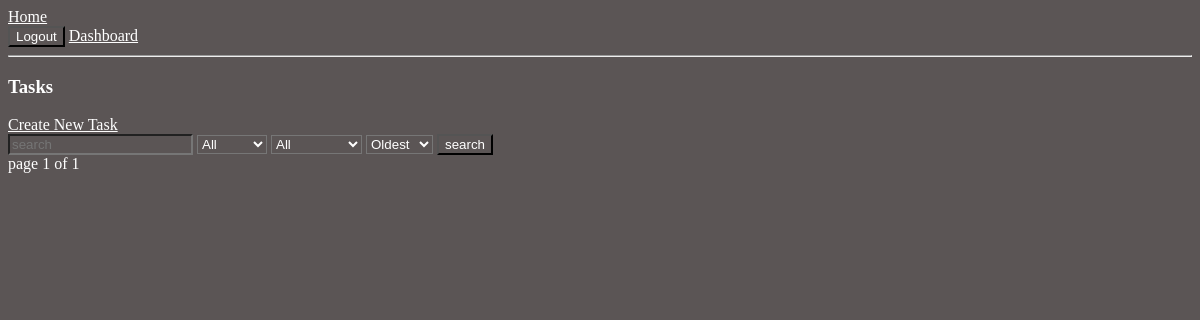
/tasks/ (signed in), run on an earlier commit of the app's database.
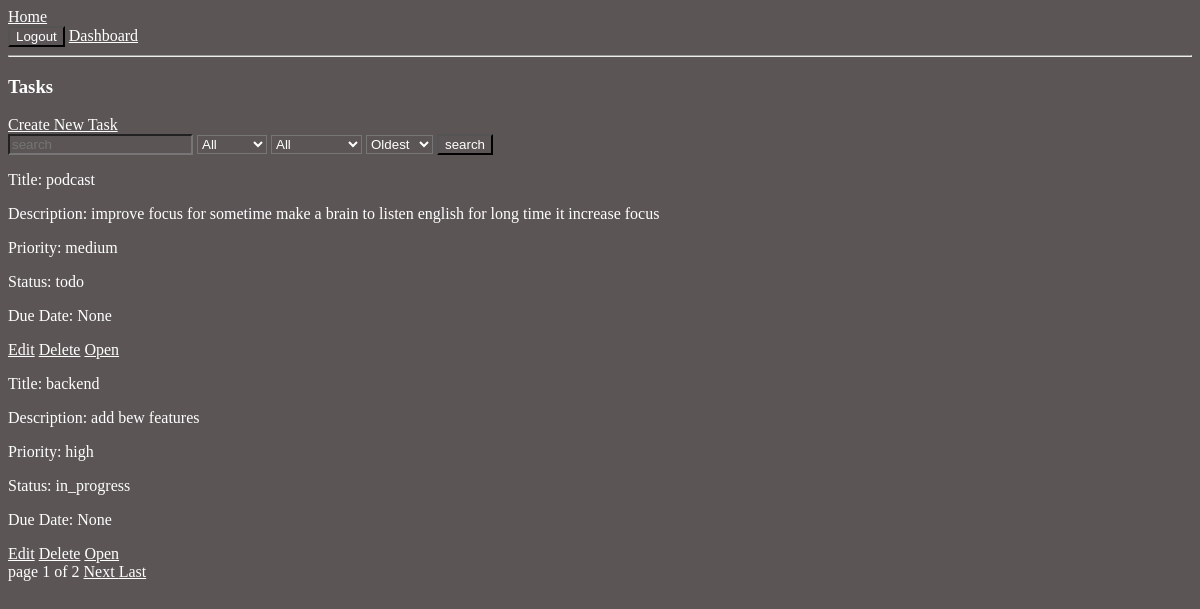
And on a later commit of the database.
### apps/tasks/models.py (models this page shows, shortened)
class Tasks(models.Model):
    PRIORITY_CHOICES = [
        ("low","Low"),
        ("medium", "Medium"),
        ("high", "High"),
    ]
    STATUS_CHOICES= [
        ('todo',"To Do"),
        ('in_progress','In Progress'),
        ('completed',"Completed"),
    ]
    user = models.ForeignKey(settings.AUTH_USER_MODEL, on_delete=models.CASCADE, related_name='tasks')
    title = models.CharField(max_length=220)
    description = models.CharField(blank=True)
    priority = models.CharField(max_length=20, choices=PRIORITY_CHOICES, default='medium')
    status = models.CharField(max_length=20, choices=STATUS_CHOICES, default='todo')
    due_date = models.DateField(null=True, blank=True)
    created_at = models.DateTimeField(auto_now_add=True)
    updated_at = models.DateTimeField(auto_now=True)
    class Meta:
        ordering = ['-created_at']

### apps/tasks/views.py (the view)
# urls.py: path('',TaskListView.as_view(), name='task_list'),
class TaskListView(LoginRequiredMixin,ListView):
    model = Tasks
    template_name = 'tasks/task_list.html'
    context_object_name = 'tasks'
    paginate_by = 2
    def get_queryset(self):
        queryset = Tasks.objects.filter(
            user = self.request.user
        )
        search_query = self.request.GET.get('q')
        priority = self.request.GET.get('priority')
        status = self.request.GET.get('status')
        ordering = self.request.GET.get('ordering')
        if search_query:
            queryset=queryset.filter(
                Q(title__icontains=search_query)|
                Q(description__icontains=search_query)
            )
        if priority:
            queryset = queryset.filter(priority=priority)
        if status:
            queryset = queryset.filter(status = status)
        allowed_ordering = [
            "created_at",
            "-created_at"
        ]
        if ordering in allowed_ordering:
            queryset = queryset.order_by(ordering)
        return queryset

### templates/tasks/task_list.html (shortened to what this page needs)
{% extends "base.html" %}
{% block content %}
<h3>Tasks</h3>
<a href="{% url "task_create" %}">Create New Task</a>
<form method="get">
    <input type="text" name="q" placeholder="search" value="{{ request.GET.q }}">
    <select name="priority" >
        <option value="">All </option>
    </select>
    <select name="status" >
        <option value="">All</option>
    </select>
    <select name="ordering" >
        <option value="created_at">Oldest</option>
    </select>
    <button type="submit">search</button>
</form>
<div class="tasks">
    {% for task in tasks %}
    <p>Title: {{ task.title }}</p>
    <p>Description: {{ task.description }}</p>
    <p>Priority: {{ task.priority }}</p>
    <p>Status: {{ task.status }}</p>
    <p>Due Date: {{ task.due_date }}</p>
    <a href="{% url "task_update" task.id %}">Edit</a>
    <a href="{% url "task_delete" task.id %}">Delete</a>
    <a href="{% url "task_detail" task.id %}">Open</a>
</div>
{% endfor %}
<div>
        <span>
            page {{ page_obj.number }}
            of
            {{ page_obj.paginator.num_pages }}
        </span>
        {% if page_obj.has_next %}
            <a href="?page={{ page_obj.next_page_number }}">
                Next
            </a>
            <a href="?page={{ page_obj.paginator.num_pages }}">
                Last
            </a>
        {% endif %}
</div>
{% endblock  %}

### templates/base.html (shortened to what this page needs)
{% load static %}
<!DOCTYPE html>
<html lang="en">
<head>
    <link rel="stylesheet" href="{% static "css/base.css" %}">
</head>
<body>
    <nav>
        <a href="/">Home</a>
        {% if user.is_authenticated %}
            <form action="{% url "logout" %}" method="post">
                <button type="submit">Logout</button>
                <a href="{% url "dashboard" %}">Dashboard</a>
            </form>
        {% else %}
            <a href="{% url "signup" %}">Signup</a>
            <a href="{% url "login" %}">Login</a>
        {% endif %}
    </nav>
    <hr>
    {% block content %}
    {% endblock  %}
</body>
</html>

### static/css/base.css (style rules this page uses)
* { background-color: rgb(91, 85, 85); color: white; }

What changed in the data, as far as the page shows it:
added Tasks: title "podcast", description "improve focus for sometime make a brain to listen english for long time it increase focus", priority "medium", status "todo", due_date "None"
added Tasks: title "backend", description "add bew features", priority "high", status "in_progress", due_date "None"
Also different on the page:
{{ page_obj.paginator.num_pages }}: "1" → "2"
text now shown: "Next Last"
